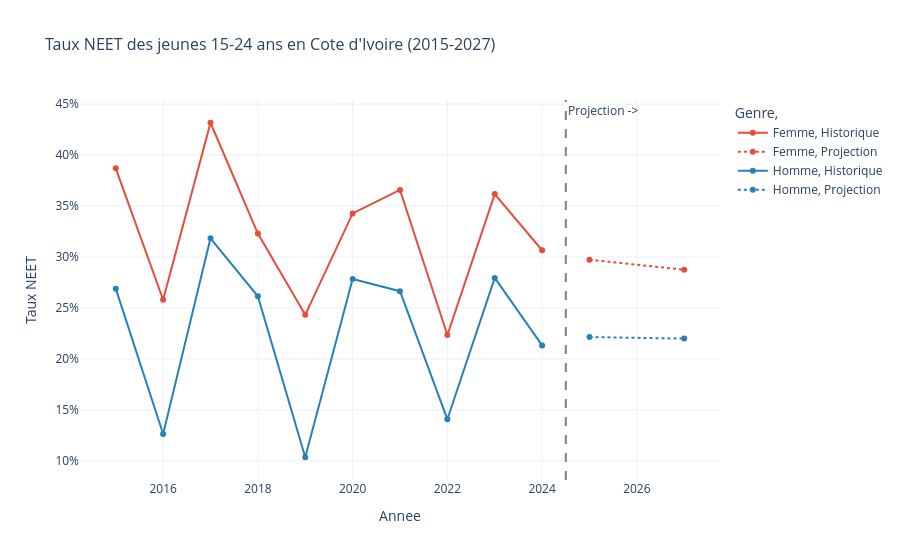

Notebook code cell kept with this figure:
### Markdown cell above
## 1.1 Taux NEET par genre (2015-2024)

### Choix de la tranche d'âge

Deux définitions de la "jeunesse" coexistent dans la littérature :

| Définition | Tranche | Source |
|---|---|---|
| Jeunesse stricte | 15-24 ans | ILO, Banque Mondiale |
| Jeunesse élargie | 15-35 ans | AYEC (africayouthjobs.io), Union Africaine |

**Dans cette analyse, nous utilisons les deux définitions selon les données disponibles :**

- Pour les indicateurs **NEET et inactivité** (`inactive`, `unemployed`) :  
  Les données sont agrégées par groupes d'âge (`15-24`, `25-54`, `55-64`). La tranche **15-24 ans** est la seule qui isole proprement la jeunesse.  
  → **Définition ILO stricte appliquée.**

- Pour les indicateurs **emploi, secteur et formalité** (`student`, `formality`, `sector`, `employed_ur`) :  
  Les données sont disponibles par âge individuel. Nous appliquons les deux définitions pour comparer les résultats et assurer la cohérence avec l'Africa Youth Employment Clock.  
  → **Définitions ILO stricte (15-24) et AYEC élargie (15-35) appliquées.**

### Code cell
# Données historiques
neet_trend = inactive.groupby(['year', 'gender'])['neet_fc'].mean().reset_index()
neet_hist  = neet_trend[neet_trend['year'] <= 2024].copy()
neet_hist['type'] = 'Historique'

# Projections 2025-2027
projections = []
for gender in ['Female', 'Male']:
    d = neet_hist[neet_hist['gender'] == gender]
    X = d['year'].values.reshape(-1, 1)
    y = d['neet_fc'].values
    model = LinearRegression().fit(X, y)
    for yr in [2025, 2027]:
        projections.append({
            'year':    yr,
            'gender':  gender,
            'neet_fc': max(0, model.predict([[yr]])[0]),
            'type':    'Projection'
        })

df_proj   = pd.DataFrame(projections)
neet_full = pd.concat([neet_hist, df_proj], ignore_index=True)

# l'affichage
gender_labels = {'Female': 'Femme', 'Male': 'Homme'}
neet_full['gender_fr'] = neet_full['gender'].map(gender_labels)

# ─ Graphique ─
fig1 = px.line(
    neet_full,
    x='year', y='neet_fc',
    color='gender_fr',
    line_dash='type',
    title="Taux NEET des jeunes 15-24 ans en Cote d'Ivoire (2015-2027)",
    labels={
        'neet_fc':   'Taux NEET',
        'year':      'Annee',
        'gender_fr': 'Genre',
        'type':      ''
    },
    color_discrete_map={'Femme': '#E74C3C', 'Homme': '#2980B9'},
    markers=True
)
fig1.add_vline(
    x=2024.5, line_dash="dash", line_color="gray",
    annotation_text="Projection ->", annotation_position="top right"
)
fig1.update_layout(
    template='plotly_white',
    title_font_size=16,
    yaxis_tickformat='.0%'
)
fig1.write_html(FIGURES + "neet_trend.html")
fig1.show()

# ── Insights ─────────────────────────────────────────────
f_vals = neet_hist[neet_hist['gender'] == 'Female']
m_vals = neet_hist[neet_hist['gender'] == 'Male']

gap_moyen  = f_vals['neet_fc'].mean() - m_vals['neet_fc'].mean()
gap_2015   = f_vals[f_vals['year']==2015]['neet_fc'].values[0] - \
             m_vals[m_vals['year']==2015]['neet_fc'].values[0]
gap_2024   = f_vals[f_vals['year']==2024]['neet_fc'].values[0] - \
             m_vals[m_vals['year']==2024]['neet_fc'].values[0]

f_proj2027 = df_proj[(df_proj['gender']=='Female') & (df_proj['year']==2027)]['neet_fc'].values[0]
m_proj2027 = df_proj[(df_proj['gender']=='Male')   & (df_proj['year']==2027)]['neet_fc'].values[0]

annee_pire_f = f_vals.loc[f_vals['neet_fc'].idxmax(), 'year']
annee_pire_m = m_vals.loc[m_vals['neet_fc'].idxmax(), 'year']

print(f"""
INSIGHT C1 — Taux NEET par genre
─────────────────────────────────────────────────
- Ecart moyen 2015-2024  : {gap_moyen*100:.1f} pts (femmes plus exclues)
- Ecart en 2015          : {gap_2015*100:.1f} pts
- Ecart en 2024          : {gap_2024*100:.1f} pts
- Tendance               : {'S ameliore' if gap_2024 < gap_2015 else 'Se degrade'}
- Annee la plus critique : {annee_pire_f} (pic feminin) | {annee_pire_m} (pic masculin)
- Projection 2027        : Femmes {f_proj2027*100:.1f}% | Hommes {m_proj2027*100:.1f}%
─────────────────────────────────────────────────
- Si la tendance continue, l ecart sera de {(f_proj2027-m_proj2027)*100:.1f} pts en 2027.
""")

### Figure 1 — Plotly figure (JSON) as saved in the notebook; plotly's stock layout.template omitted (floating-point values rounded to 4 significant figures)
{"data": [{"hovertemplate": "Genre=Femme<br>=Historique<br>Annee=%{x}<br>Taux NEET=%{y}<extra></extra>", "legendgroup": "Femme, Historique", "line": {"color": "#E74C3C", "dash": "solid"}, "marker": {"symbol": "circle"}, "mode": "lines+markers", "name": "Femme, Historique", "orientation": "v", "showlegend": true, "type": "scatter", "x": [2015, 2016, 2017, 2018, 2019, 2020, 2021, 2022, 2023, 2024], "xaxis": "x", "y": [0.3869, 0.258, 0.4317, 0.3229, 0.2432, 0.3427, 0.3658, 0.2234, 0.3617, 0.3066], "yaxis": "y"}, {"hovertemplate": "Genre=Femme<br>=Projection<br>Annee=%{x}<br>Taux NEET=%{y}<extra></extra>", "legendgroup": "Femme, Projection", "line": {"color": "#E74C3C", "dash": "dot"}, "marker": {"symbol": "circle"}, "mode": "lines+markers", "name": "Femme, Projection", "orientation": "v", "showlegend": true, "type": "scatter", "x": [2025, 2027], "xaxis": "x", "y": [0.2973, 0.2875], "yaxis": "y"}, {"hovertemplate": "Genre=Homme<br>=Historique<br>Annee=%{x}<br>Taux NEET=%{y}<extra></extra>", "legendgroup": "Homme, Historique", "line": {"color": "#2980B9", "dash": "solid"}, "marker": {"symbol": "circle"}, "mode": "lines+markers", "name": "Homme, Historique", "orientation": "v", "showlegend": true, "type": "scatter", "x": [2015, 2016, 2017, 2018, 2019, 2020, 2021, 2022, 2023, 2024], "xaxis": "x", "y": [0.2689, 0.1263, 0.3183, 0.2614, 0.1035, 0.2785, 0.2664, 0.1407, 0.2794, 0.2132], "yaxis": "y"}, {"hovertemplate": "Genre=Homme<br>=Projection<br>Annee=%{x}<br>Taux NEET=%{y}<extra></extra>", "legendgroup": "Homme, Projection", "line": {"color": "#2980B9", "dash": "dot"}, "marker": {"symbol": "circle"}, "mode": "lines+markers", "name": "Homme, Projection", "orientation": "v", "showlegend": true, "type": "scatter", "x": [2025, 2027], "xaxis": "x", "y": [0.2214, 0.2199], "yaxis": "y"}], "layout": {"annotations": [{"showarrow": false, "text": "Projection ->", "x": 2024.0, "xanchor": "left", "xref": "x", "y": 1, "yanchor": "top", "yref": "y domain"}], "legend": {"title": {"text": "Genre, "}, "tracegroupgap": 0}, "shapes": [{"line": {"color": "gray", "dash": "dash"}, "type": "line", "x0": 2024.0, "x1": 2024.0, "xref": "x", "y0": 0, "y1": 1, "yref": "y domain"}], "title": {"font": {"size": 16}, "text": "Taux NEET des jeunes 15-24 ans en Cote d'Ivoire (2015-2027)"}, "xaxis": {"anchor": "y", "domain": [0, 1], "title": {"text": "Annee"}}, "yaxis": {"anchor": "x", "domain": [0, 1], "tickformat": ".0%", "title": {"text": "Taux NEET"}}}}
